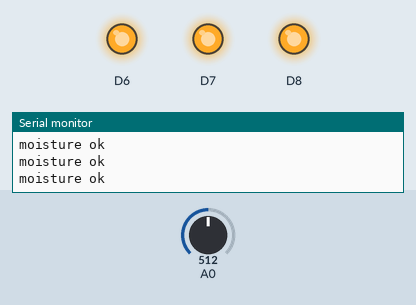
A sketch run on a simulated ESP8266 (NodeMCU). On the bench: output pins drawn as LEDs (lit = HIGH), the last lines printed to the serial monitor. Inputs (shaded band) come from the test bench; at power-on: A0 = 512.

Above: at 1.2 s.
1.3 s: A0 set to 693
2.8 s: A0 set to 710
At 3.1 s:
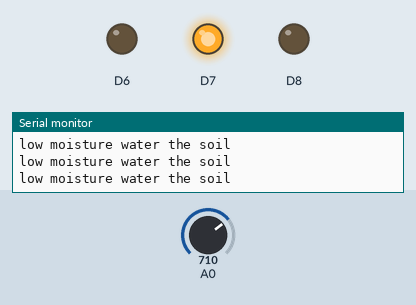
4.3 s: A0 set to 690
At 5.5 s:
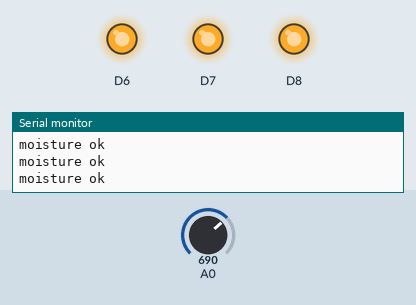
5.8 s: A0 set to 716
At 6.9 s:
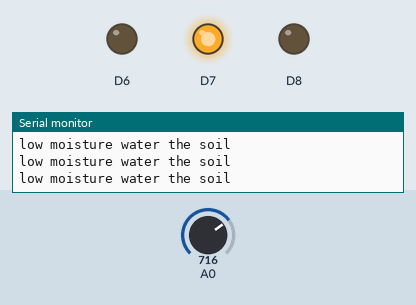
Timing chart, 0 to 8.3 s (numbered marks = the images above; inputs shaded):
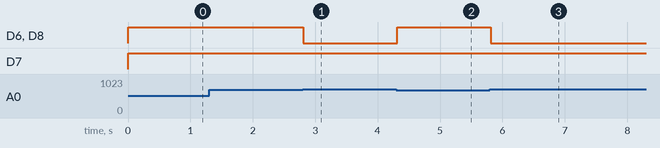

The sketch:

soilmoisture.ino
```cpp
void setup()
{
  Serial.begin(115200);
   pinMode(D7,OUTPUT);
  pinMode(D6,OUTPUT);
  pinMode(D8,OUTPUT);
}

void loop()
{
//Serial.println(analogRead(A0));
if(analogRead(A0)>700)
{
  digitalWrite(D6,LOW);
  digitalWrite(D7,HIGH);
  digitalWrite(D8,LOW);
  Serial.println("low moisture water the soil\n");
}
else{
  digitalWrite(D6,HIGH);
  digitalWrite(D7,HIGH);
  digitalWrite(D8,HIGH);
  Serial.println("moisture ok\n");
}
delay(100);
}
```

Measured:
- the behaviour switches between 700 and 701 on A0 (found by bisection; images 0 and 1)
- after the input at 2.8 s, D6, D8: HIGH → LOW at once
- after the input at 4.3 s, D6, D8: LOW → HIGH at once
- after the input at 5.8 s, D6, D8: HIGH → LOW at once
